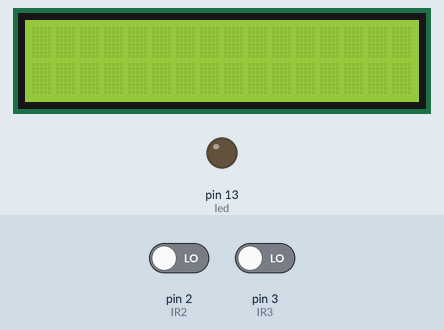
Simulated run of this sketch. Board: Arduino Uno, built with avr-gcc and run on an emulated ATmega328P. On the bench: 16×2 character LCD, output pins drawn as LEDs (lit = HIGH). The inputs (shaded band) are chosen by the test bench; at power-on: pin 2 (IR2) LOW, pin 3 (IR3) LOW.

Above: at 1.2 s.
1.3 s: pin 2 (IR2) driven HIGH
At 2.1 s:
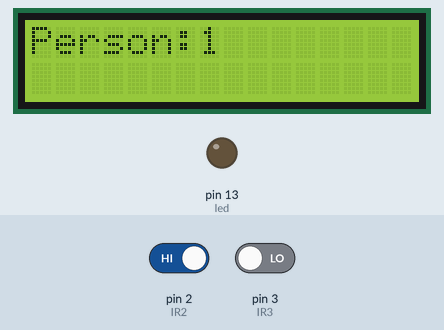
At 3.1 s:
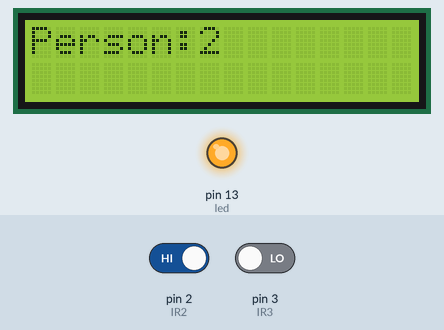
Timing chart, 0 to 4.6 s (numbered marks = the images above; inputs shaded):
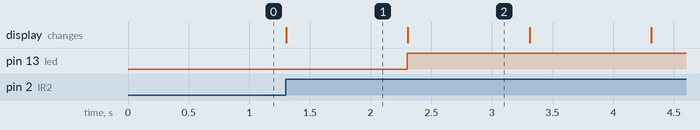

The sketch:

IR_LCD_counter.ino
```cpp
#include<LiquidCrystal.h>
LiquidCrystal lcd(8,9,4,5,6,7);

#define IR2 2
#define IR3 3
#define del 1000
#define led 13

int count=0;

void setup() {
  pinMode(IR2,INPUT);
  pinMode(IR3,INPUT);
  pinMode(led,OUTPUT);
  lcd.begin(16,2);
}

void loop() {
  int bs2= digitalRead(IR2);
  int bs3= digitalRead(IR3);

  if(bs2==HIGH){
    count++;
    lcd.clear();
    lcd.setCursor(0,0);
    lcd.print("Person:");
    lcd.print(count);
    delay(del);
  }
  else if(bs3==HIGH){
    count--;
    lcd.clear();
    lcd.setCursor(0,0);
    lcd.print("Person:");
    lcd.print(count);
    delay(del);
  }

  if(count==0){
    digitalWrite(led,LOW);
  }
  else{
    digitalWrite(led,HIGH);
  }
}
```

Measured:
- after the input at 1.3 s, pin 13 (led): LOW → HIGH after 1.0 s; the display: changes at once (image 1)
- what the display in image 1 shows lasts 1.0 s, from 1.3 s to 2.3 s
